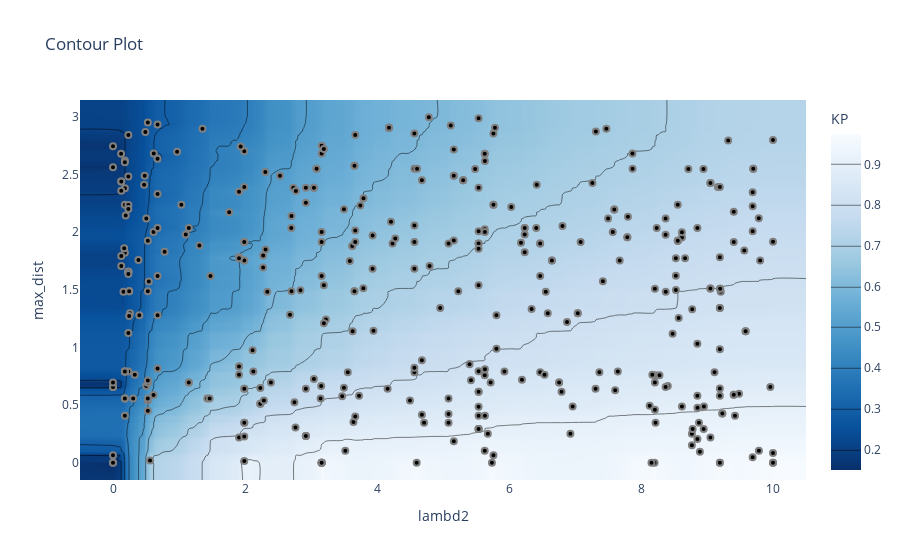

The notebook cell saved with this chart:
### Code cell
optuna.visualization.plot_contour(study, params=["lambd2", "max_dist"], target=lambda t: t.values[0], target_name="KP")

### Figure 1 — Plotly figure (JSON) as saved in the notebook; plotly's stock layout.template omitted (floating-point values rounded to 4 significant figures; data arrays with more than 128 entries replaced by an {"elided": "..."} marker saying what was removed)
{"data": [{"colorbar": {"title": {"text": "KP"}}, "colorscale": [[0, "rgb(247,251,255)"], [0.125, "rgb(222,235,247)"], [0.25, "rgb(198,219,239)"], [0.375, "rgb(158,202,225)"], [0.5, "rgb(107,174,214)"], [0.625, "rgb(66,146,198)"], [0.75, "rgb(33,113,181)"], [0.875, "rgb(8,81,156)"], [1, "rgb(8,48,107)"]], "connectgaps": true, "contours": {"coloring": "heatmap"}, "hoverinfo": "none", "line": {"smoothing": 1.3}, "reversescale": true, "type": "contour", "x": {"elided": "205 float values"}, "y": {"elided": "215 float values"}, "z": {"elided": "215x205 float values"}}, {"marker": {"color": "black", "line": {"color": "Grey", "width": 2}}, "mode": "markers", "showlegend": false, "type": "scatter", "x": {"elided": "402 float values"}, "y": {"elided": "402 float values"}}], "layout": {"title": {"text": "Contour Plot"}, "xaxis": {"range": [-0.5, 10.5], "title": {"text": "lambd2"}}, "yaxis": {"range": [-0.1498, 3.146], "title": {"text": "max_dist"}}}}
